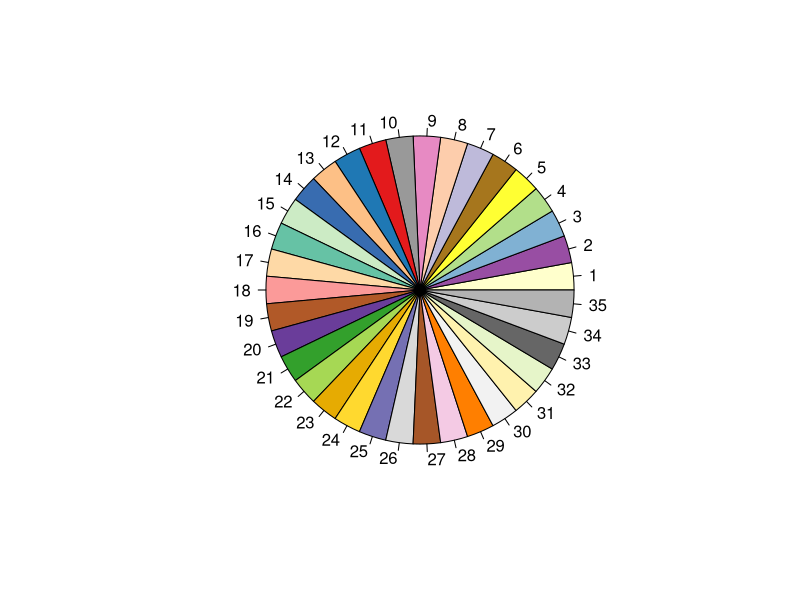

Write the R code that produced this figure.
library(RColorBrewer)
n <- 35
qual_col_pals = brewer.pal.info[brewer.pal.info$category == 'qual',] # one of 'div', 'qual', 'seq'
col_vector = unlist(mapply(brewer.pal, qual_col_pals$maxcolors, rownames(qual_col_pals)))
col_vector=sample(col_vector)
pie(rep(1,n), col=sample(col_vector, n))
